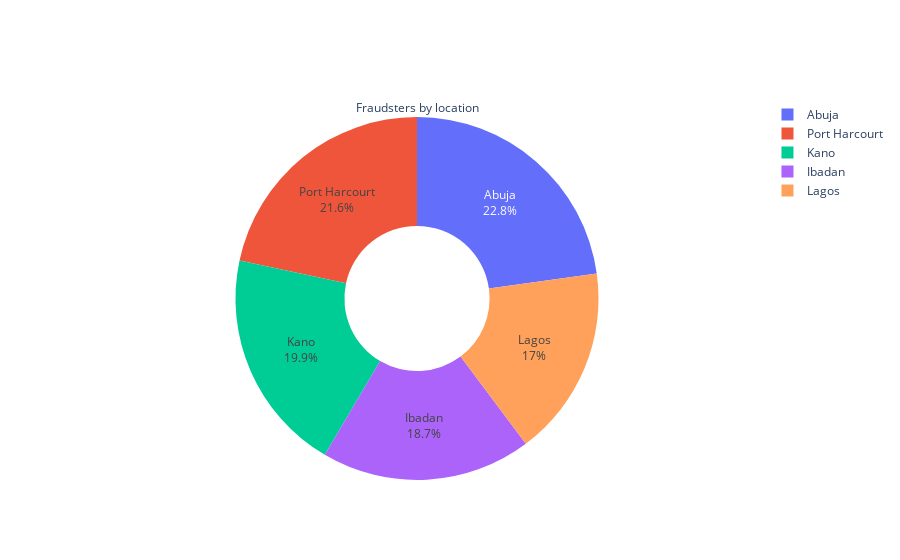

Notebook code cell kept with this figure:
### Code cell
df_dict = fraud_data['location'].value_counts().to_dict()
default_df = pd.DataFrame([df_dict])
Main_status_df = default_df.T.reset_index()
Main_status_df.rename(columns = {'index': 'Location', 0:'counts'}, inplace=True)

labels = Main_status_df['Location'].to_list()
values  = Main_status_df['counts'].to_list()
fig1 = go.Figure(data=[go.Pie(labels=labels, values=values, hole=.4, textinfo='label+percent', 
                             title = 'Fraudsters by location',
                             titleposition = 'top center',
                             insidetextorientation='auto')])
fig1.show()

### Figure 1 — Plotly figure (JSON) as saved in the notebook; plotly's stock layout.template omitted (floating-point values rounded to 4 significant figures)
{"data": [{"hole": 0.4, "insidetextorientation": "auto", "labels": ["Abuja", "Port Harcourt", "Kano", "Ibadan", "Lagos"], "textinfo": "label+percent", "title": {"position": "top center", "text": "Fraudsters by location"}, "type": "pie", "values": [39, 37, 34, 32, 29]}], "layout": {}}
